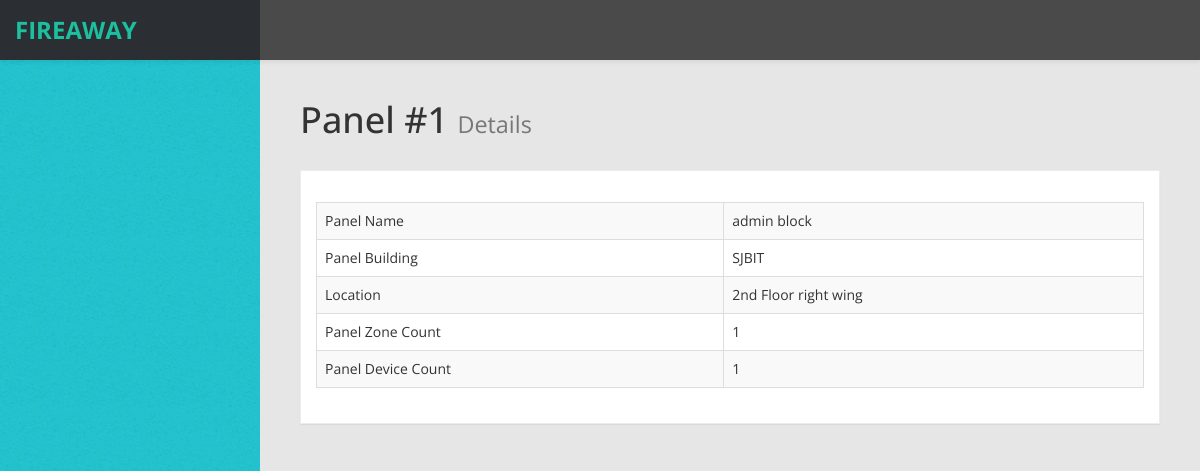
/panel/1 (signed in), run on an earlier commit of the app's database.
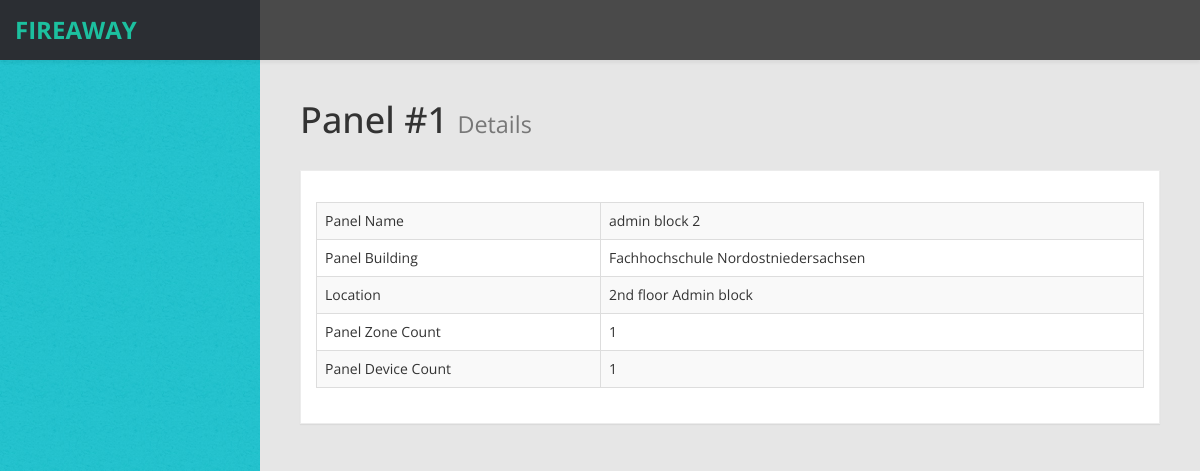
And on a later commit of the database.
### FireCheck/models.py (models this page shows, shortened)
class panel(models.Model):
    building = models.ForeignKey(to=building, on_delete=models.CASCADE)
    location = models.TextField()
    name = models.CharField(max_length=128)

class building(models.Model):
    name = models.CharField(max_length=128)
    latitude = models.FloatField()
    longitude = models.FloatField()
    address = models.CharField(max_length=512)
    email = models.CharField(max_length=256)

### FireCheck/views.py (the view)
# urls.py: path("panel/<int:pid>", views.panel_details, name="paneldetails"),
@login_required()
def panel_details(request, pid):
    po=panel.objects.get(pk=pid)
    context= {
        "p" : panel.objects.get(pk=pid),
        "d" : device.objects.filter(panel=po),
        "dc":device.objects.filter(panel=po).count(),
        "z" : zone.objects.filter(panel=po),
        "zc":zone.objects.filter(panel=po).count(),
    }
    return render(request, "FireCheck/panel_details.html", context)

### FireCheck/templates/FireCheck/panel_details.html (shortened to what this page needs)
<!DOCTYPE html>
<html xmlns="http://www.w3.org/1999/xhtml">
{% load static %}
<head>
    <link href={% static "/css/bootstrap.css" %} rel="stylesheet" />
    <link href={% static "/css/bootstrap.css" %} rel="stylesheet" />
    <link href={% static "/css/custom-styles.css" %} rel="stylesheet" />
    <link href={% static "/js/dataTables/dataTables.bootstrap.css" %} rel="stylesheet" />
</head>
<body>
    <div id="wrapper">
       <nav class="navbar navbar-default top-navbar" role="navigation">
                <a class="navbar-brand" href="index.html"> <strong>FireAway</strong></a>
            <ul class="nav navbar-top-links navbar-right">
                <li class="dropdown">
                    <a class="dropdown-toggle" data-toggle="dropdown" href="#" aria-expanded="false">
                    </a>
                </li>
            </ul>
        </nav>
        <div id="page-wrapper" >
            <div id="page-inner">
			 <div class="row">
                    <div class="col-md-12">
                        <h1 class="page-header">
                            Panel #{{p.id}} <small>Details</small>
                        </h1>
                    </div>
                </div>
            <div class="row">
                <div class="col-md-12">
                    <div class="panel panel-default">
                        <div class="panel-heading">
                        </div>
                        <div class="panel-body">
                            <div class="table-responsive">
                                <table class="table table-striped table-bordered table-hover" id="dataTables-example">
                                    <tbody>
                                        <tr class="odd gradeX">
                                            <td>Panel Name</td>
                                            <td>{{p.name}}</td>
                                        </tr>
                                        <tr class="odd gradeX">
                                           <td>Panel Building</td>
                                           <td>{{p.building.name}}</td>
                                       </tr>
                                         <tr class="odd gradeX">
                                            <td>Location</td>
                                            <td>{{p.location}}</td>
                                        </tr>
                                        <tr class="odd gradeX">
                                           <td> Panel Zone Count</td>
                                           <td>{{zc}}</td>
                                       </tr>
                                         <tr class="odd gradeX">
                                            <td>Panel Device Count</td>
                                            <td>{{dc}}</td>
                                        </tr>
                                    </tbody>
                                </table>
                            </div>
                        </div>
                    </div>
                </div>
            </div>
    </div>
            </div>
</body>
</html>

What changed in the data, as far as the page shows it:
changed panel id 1: name "admin block" → "admin block 2"; building.name "SJBIT" → "Fachhochschule Nordostniedersachsen"; location "2nd Floor right wing" → "2nd floor Admin block"
